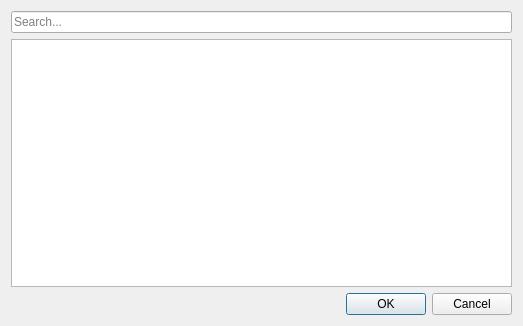
<?xml version="1.0" encoding="UTF-8"?>
<ui version="4.0">
 <class>asset_chooser</class>
 <widget class="QDialog" name="asset_chooser">
  <property name="windowModality">
   <enum>Qt::WindowModal</enum>
  </property>
  <property name="geometry">
   <rect>
    <x>0</x>
    <y>0</y>
    <width>523</width>
    <height>326</height>
   </rect>
  </property>
  <property name="minimumSize">
   <size>
    <width>523</width>
    <height>326</height>
   </size>
  </property>
  <property name="windowTitle">
   <string>Select asset</string>
  </property>
  <property name="styleSheet">
   <string notr="true"/>
  </property>
  <property name="modal">
   <bool>true</bool>
  </property>
  <layout class="QVBoxLayout" name="verticalLayout">
   <item>
    <widget class="QLineEdit" name="filter">
     <property name="placeholderText">
      <string>Search...</string>
     </property>
     <property name="cursorMoveStyle">
      <enum>Qt::VisualMoveStyle</enum>
     </property>
     <property name="clearButtonEnabled">
      <bool>true</bool>
     </property>
    </widget>
   </item>
   <item>
    <widget class="QListView" name="assets"/>
   </item>
   <item>
    <widget class="QDialogButtonBox" name="buttons">
     <property name="standardButtons">
      <set>QDialogButtonBox::Cancel|QDialogButtonBox::Ok</set>
     </property>
    </widget>
   </item>
  </layout>
 </widget>
 <resources/>
 <connections>
  <connection>
   <sender>buttons</sender>
   <signal>accepted()</signal>
   <receiver>asset_chooser</receiver>
   <slot>accept()</slot>
   <hints>
    <hint type="sourcelabel">
     <x>224</x>
     <y>300</y>
    </hint>
    <hint type="destinationlabel">
     <x>157</x>
     <y>274</y>
    </hint>
   </hints>
  </connection>
  <connection>
   <sender>buttons</sender>
   <signal>rejected()</signal>
   <receiver>asset_chooser</receiver>
   <slot>reject()</slot>
   <hints>
    <hint type="sourcelabel">
     <x>292</x>
     <y>306</y>
    </hint>
    <hint type="destinationlabel">
     <x>286</x>
     <y>274</y>
    </hint>
   </hints>
  </connection>
 </connections>
</ui>
